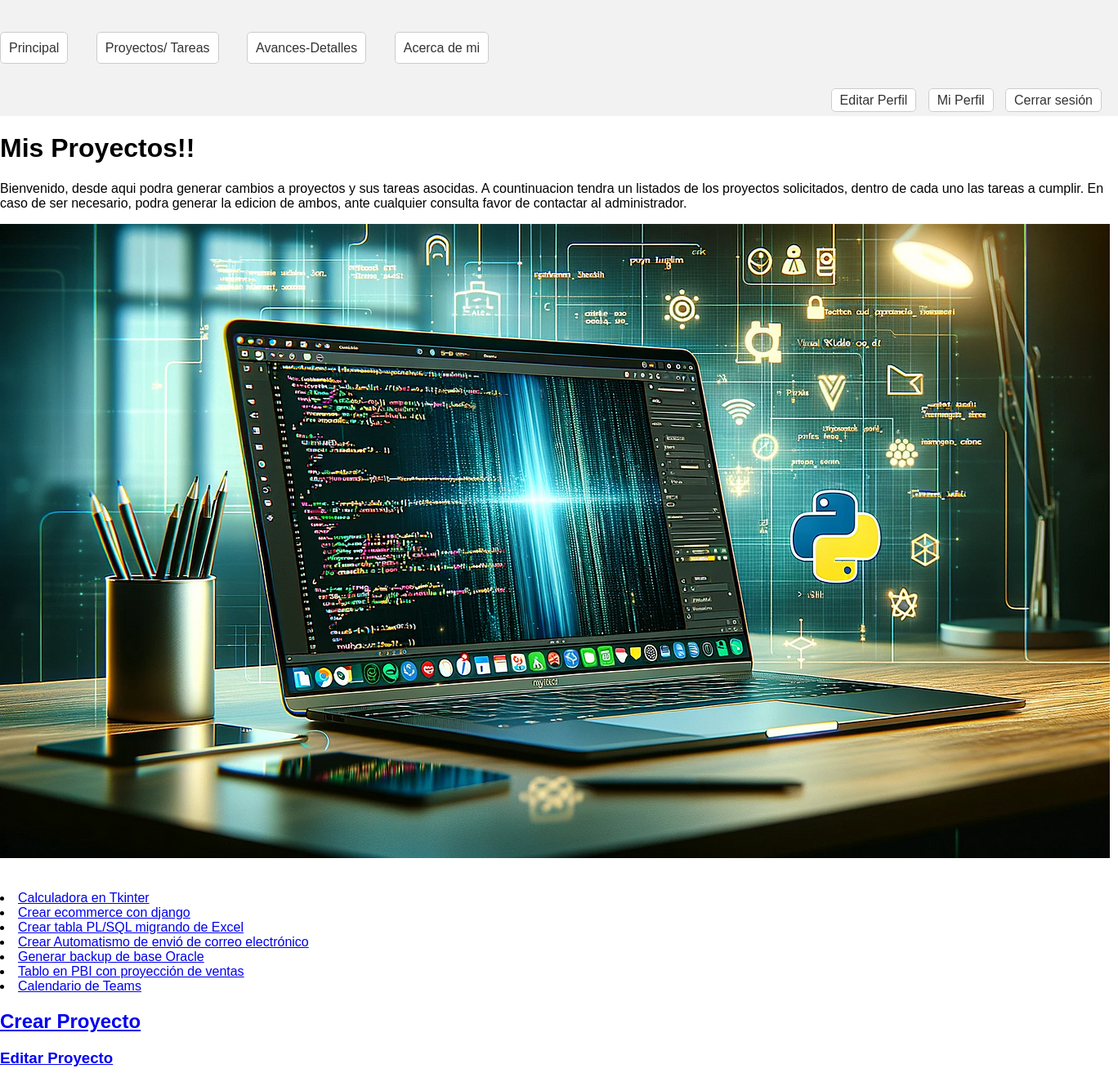
/proyecto/ (signed in), run on an earlier commit of the app's database.
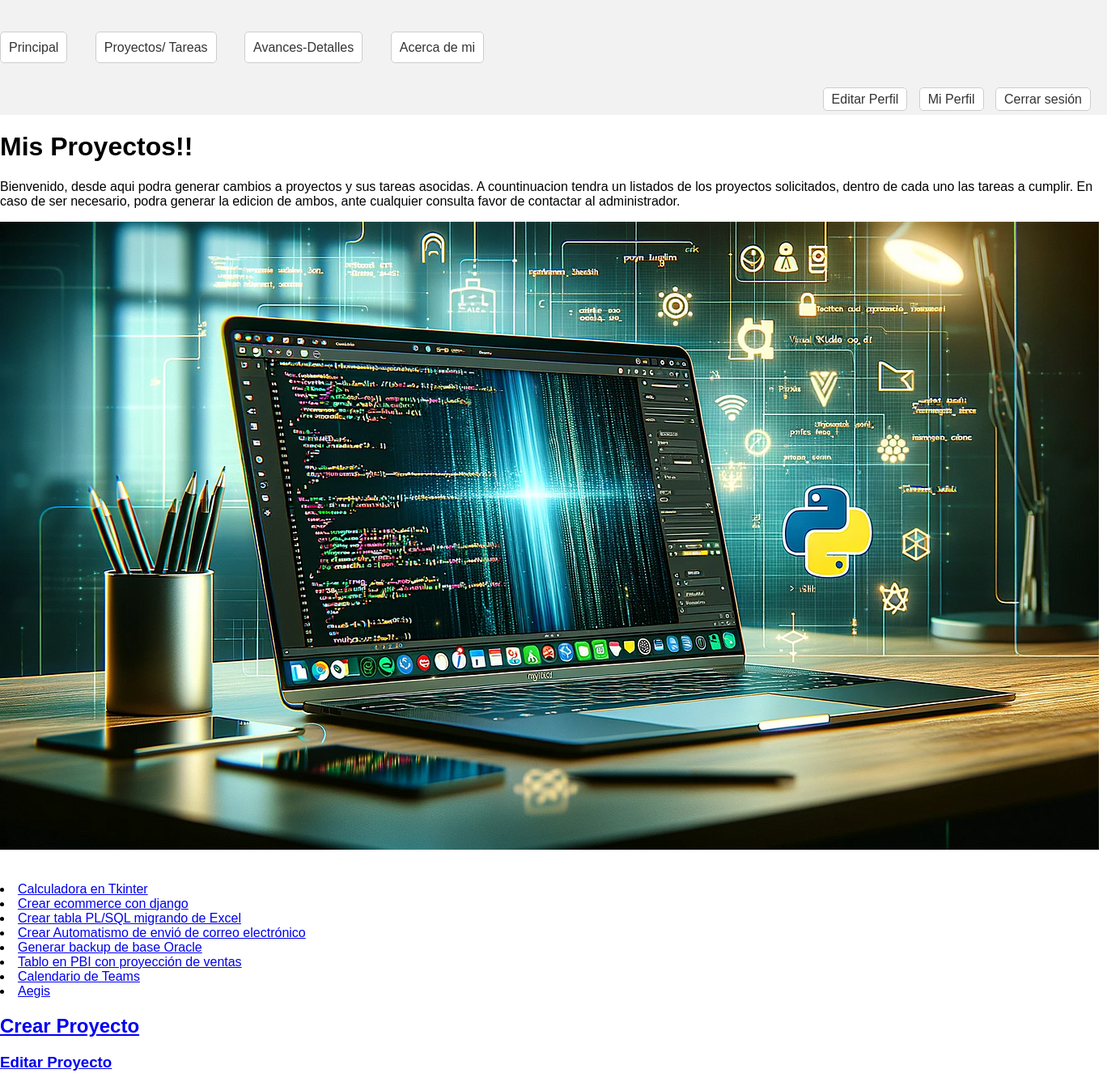
And on a later commit of the database.
### app1/models.py (models this page shows, shortened)
class Proyectos(models.Model):
    nombre=models.CharField(max_length=100)
    fechacreacion=models.DateField()

### app1/views.py (the view)
# urls.py: path('proyecto/',mis_proyectos,name='proyecto'),
@login_required
def mis_proyectos(requets):
    milista=Proyectos.objects.all()
    milista2=Proyectos.objects.values('id','nombre')
    return render (requets,"proyecto.html",{'milista2':milista2})

### app1/templates/proyecto.html (shortened to what this page needs)
{% extends 'herencia.html' %}
{% load static %}
{% block dinamico %}
<h1>Mis Proyectos!!</h1>
<p>Bienvenido, desde aqui podra generar cambios a proyectos y sus tareas asocidas.
    A countinuacion tendra un listados de los proyectos solicitados, dentro de cada uno las tareas a cumplir.
    En caso de ser necesario, podra generar la edicion de ambos, ante cualquier consulta favor de contactar al administrador.
</p>
<table><img src="{% static 'logo4.png' %}" alt=""></table>
{% for i in milista2 %}
<table>
    <li>
        <a href="{% url 'proyecto_tarea' i.id %}" >{{i.nombre}}</a><br>
    </li>
</table>
{% endfor %}
<h2>
    <a href="{% url 'nuevoproyecto' %}"> Crear Proyecto</a>
</h2>
<h3>
    <a href="{% url 'editarproyecto' %}"> Editar Proyecto</a>
</h3>
{% endblock %}

What changed in the data, as far as the page shows it:
added Proyectos: nombre "Aegis"
